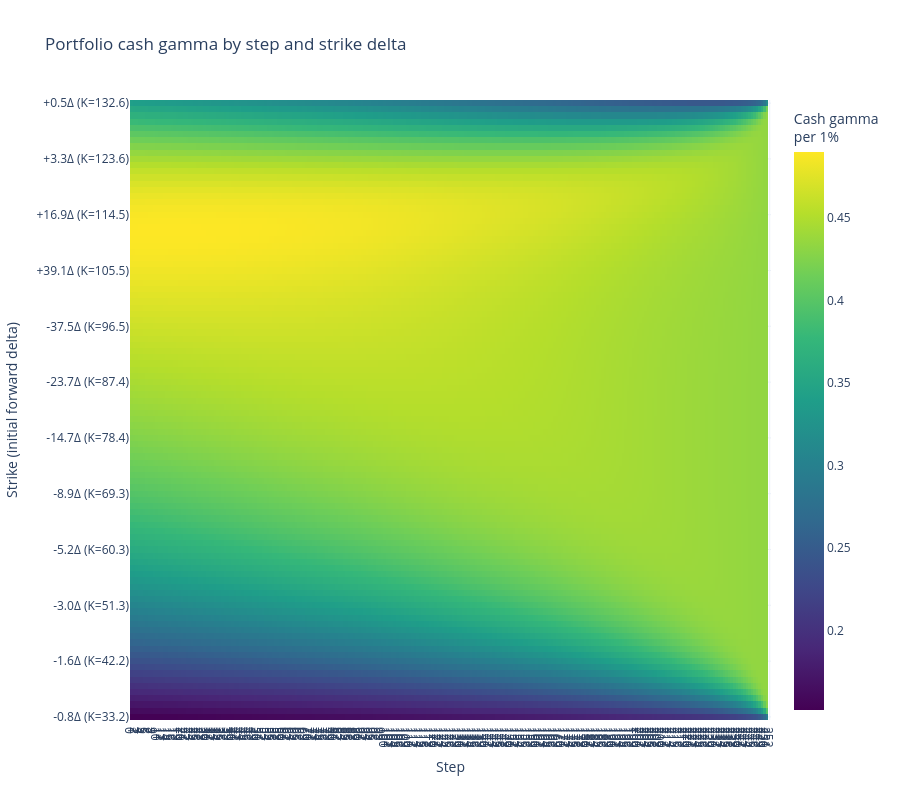

Notebook code for this chart:
### Code cell
import plotly.graph_objects as go

gamma_cash_steps = np.arange(n_steps + 1)
gamma_cash_by_step = portfolio_gamma_cash_grid(
    strikes=option_universe["strike"].to_numpy(dtype=float),
    vols=option_universe["IV"].to_numpy(dtype=float),
    weights=option_universe["weight"].to_numpy(dtype=float),
    maturity=maturity_years,
    n_steps=n_steps,
    rate=risk_free_rate,
)

strike_values = option_universe["strike"].to_numpy(dtype=float)
delta_labels = [f"{100 * d:+.1f}Δ" for d in option_universe["delta"]]
hover_labels = np.tile(delta_labels, (len(gamma_cash_steps), 1))

# Label about a dozen evenly spaced strikes on the y axis with their delta.
option_deltas = option_universe["delta"].to_numpy()
n_ticks = 12
tick_idx = np.unique(np.linspace(0, len(strike_values) - 1, n_ticks).round().astype(int))
tick_vals = strike_values[tick_idx]
tick_text = [f"{100 * option_deltas[i]:+.1f}Δ (K={strike_values[i]:.1f})" for i in tick_idx]

gamma_step_fig = go.Figure(
    go.Heatmap(
        x=gamma_cash_steps,
        y=strike_values,
        z=gamma_cash_by_step.T,
        customdata=hover_labels.T,
        colorscale="Viridis",
        colorbar={"title": "Cash gamma<br>per 1%"},
        hovertemplate=(
            "Step: %{x}<br>Delta: %{customdata}<br>Strike: %{y:.2f}<br>"
            "Cash gamma: %{z:.6f}<extra></extra>"
        ),
    )
)
gamma_step_fig.update_layout(
    title="Portfolio cash gamma by step and strike delta",
    template="plotly_white",
    height=800,
    xaxis={"title": "Step", "dtick": 1},
    yaxis={
        "title": "Strike (initial forward delta)",
        "tickmode": "array",
        "tickvals": tick_vals,
        "ticktext": tick_text,
    },
)
gamma_step_fig.show()

### Figure 1 — Plotly figure (JSON) as saved in the notebook; plotly's stock layout.template omitted (floating-point values rounded to 4 significant figures; data arrays with more than 128 entries replaced by an {"elided": "..."} marker saying what was removed)
{"data": [{"colorbar": {"title": {"text": "Cash gamma<br>per 1%"}}, "colorscale": [[0, "#440154"], [0.1111, "#482878"], [0.2222, "#3e4989"], [0.3333, "#31688e"], [0.4444, "#26828e"], [0.5556, "#1f9e89"], [0.6667, "#35b779"], [0.7778, "#6ece58"], [0.8889, "#b5de2b"], [1, "#fde725"]], "customdata": {"elided": "100x253 str values"}, "hovertemplate": "Step: %{x}<br>Delta: %{customdata}<br>Strike: %{y:.2f}<br>Cash gamma: %{z:.6f}<extra></extra>", "type": "heatmap", "x": {"elided": "253 int values"}, "y": [33.17, 34.18, 35.18, 36.19, 37.19, 38.2, 39.2, 40.2, 41.21, 42.21, 43.22, 44.22, 45.23, 46.23, 47.24, 48.24, 49.25, 50.25, 51.26, 52.26, 53.27, 54.27, 55.27, 56.28, 57.28, 58.29, 59.29, 60.3, 61.3, 62.31, 63.31, 64.32, 65.32, 66.33, 67.33, 68.34, 69.34, 70.34, 71.35, 72.35, 73.36, 74.36, 75.37, 76.37, 77.38, 78.38, 79.39, 80.39, 81.4, 82.4, 83.41, 84.41, 85.41, 86.42, 87.42, 88.43, 89.43, 90.44, 91.44, 92.45, 93.45, 94.46, 95.46, 96.47, 97.47, 98.48, 99.48, 100.5, 101.5, 102.5, 103.5, 104.5, 105.5, 106.5, 107.5, 108.5, 109.5, 110.5, 111.5, 112.5, 113.5, 114.5, 115.6, 116.6, 117.6, 118.6, 119.6, 120.6, 121.6, 122.6, 123.6, 124.6, 125.6, 126.6, 127.6, 128.6, 129.6, 130.6, 131.6, 132.6], "z": {"elided": "100x253 float values"}}], "layout": {"height": 800, "title": {"text": "Portfolio cash gamma by step and strike delta"}, "xaxis": {"dtick": 1, "title": {"text": "Step"}}, "yaxis": {"tickmode": "array", "ticktext": ["-0.8Δ (K=33.2)", "-1.6Δ (K=42.2)", "-3.0Δ (K=51.3)", "-5.2Δ (K=60.3)", "-8.9Δ (K=69.3)", "-14.7Δ (K=78.4)", "-23.7Δ (K=87.4)", "-37.5Δ (K=96.5)", "+39.1Δ (K=105.5)", "+16.9Δ (K=114.5)", "+3.3Δ (K=123.6)", "+0.5Δ (K=132.6)"], "tickvals": [33.17, 42.21, 51.26, 60.3, 69.34, 78.38, 87.42, 96.47, 105.5, 114.5, 123.6, 132.6], "title": {"text": "Strike (initial forward delta)"}}}}
